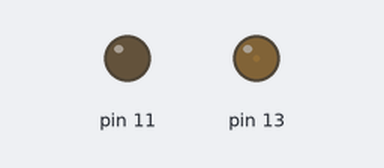
Recording of a sketch running on a simulated Arduino Leonardo, built with avr-gcc and run on an emulated ATmega32U4. Parts: output pins drawn as LEDs (lit = HIGH).

Above: at 0.05 s.
At 2.65 s:
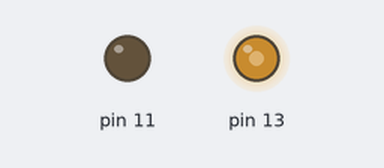
At 4.5 s:
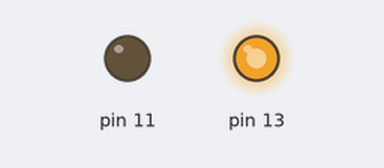
At 8.95 s:
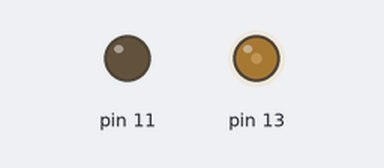
Timing chart, 0 to 13.3 s (numbered marks = the images above):
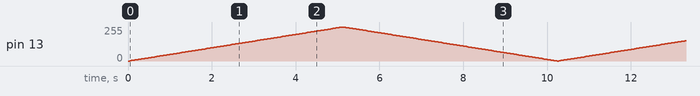

The sketch:

PWM.ino
```cpp
void setup() {
    DDRC = 1<<PC7; // Set Direction of PC7 (pin 13) as output
    DDRB = 1<<PB7; // Set Direction of PB7 (pin 11) as output

    PORTB = 0<<PB7; // Set PB7 (pin 11) to Low

    PWM(); // Run PWM function
}

void loop() {
}

void PWM() {
   // set output mode -> non-inverting mode. --> Page 130/131 of ATMega32U4 datasheet. Or page 138/139 in ATMega328 Datasheet.
  TCCR4A |= (1 << COM4A1);

  // set PWM waveform generation Mode -> 10 bit phase correct PWM. --> Page 131/132 of ATMega32U4 datasheet. Or page 140 in ATMega328 Datasheet.
  TCCR4A |= (1 << WGM41) | (1 << WGM40);

  // set prescaler to 8 and starts PWM --> Page 133 of ATMega32U4 datasheet. Or page 142 in ATMega328 Datasheet.
  TCCR4A |= (1 << CS41);

    while (1)
    {
        // loop for transition in increments of 2
        for (int dutyCycle = 0 ; dutyCycle <= 255; dutyCycle += 2) {
            // sets the value (range from 0 to 255):
            OCR4A = dutyCycle;  // set PWM duty cycle -> Equivalent to "analogWrite(ledPin, dutyCycle)"
            delay(40);  // Use delay for a smoothing transition
        }

        // loop for transition in reductions of 2
        for (int dutyCycle = 255 ; dutyCycle >= 0; dutyCycle -= 2) {
            // sets the duty cycle value (range from 0 to 255):
            //analogWrite(ledPin, dutyCycle);
            OCR4A = dutyCycle; // set PWM duty cycle -> Equivalent to "analogWrite(ledPin, dutyCycle)"
            // Use delay for a smoothing transition
            delay(40);  // Use delay for a smoothing transition
        }
    }
}
```
